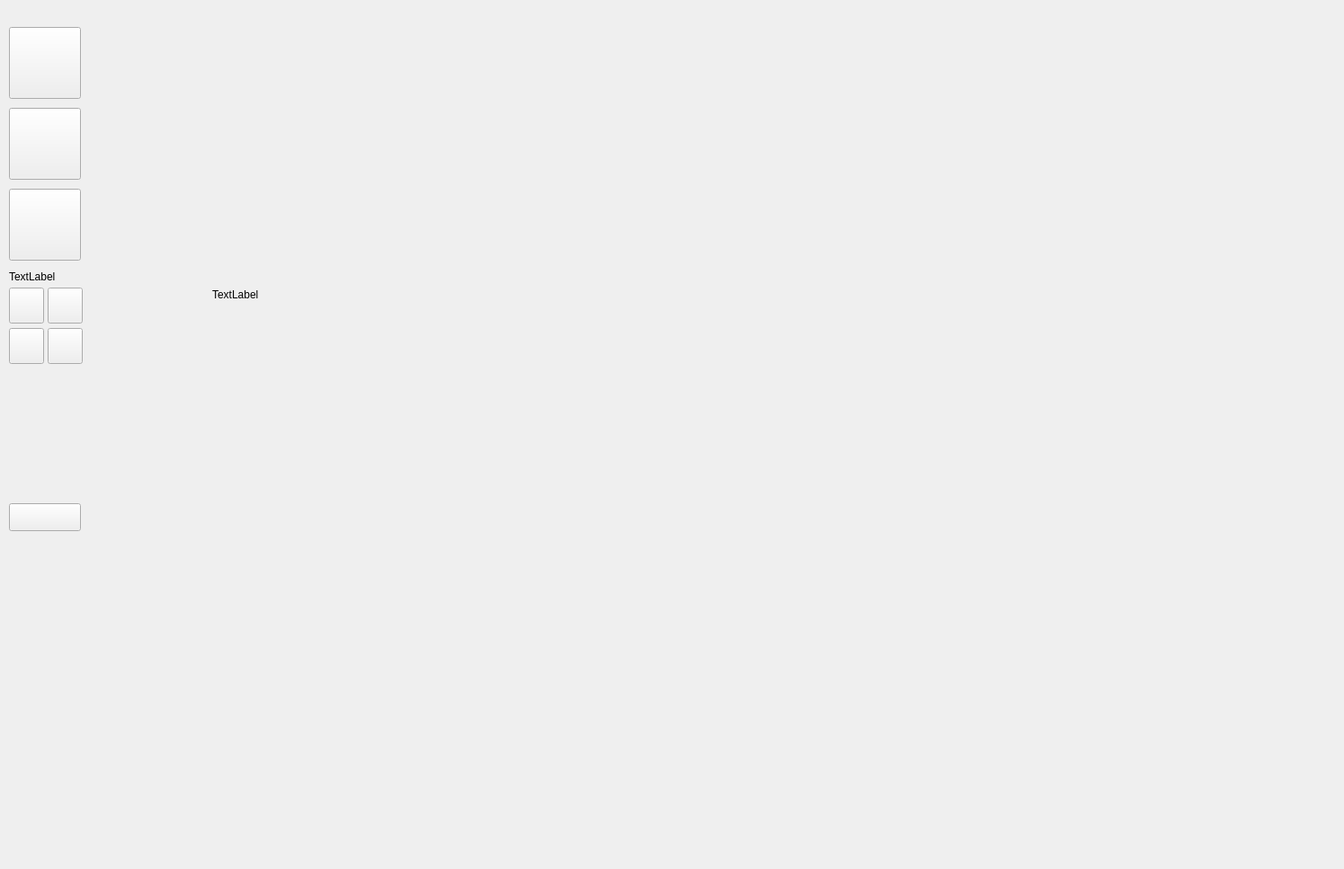
<?xml version="1.0" encoding="UTF-8"?>
<ui version="4.0">
 <class>MainWindow</class>
 <widget class="QMainWindow" name="MainWindow">
  <property name="geometry">
   <rect>
    <x>0</x>
    <y>0</y>
    <width>1495</width>
    <height>967</height>
   </rect>
  </property>
  <property name="sizePolicy">
   <sizepolicy hsizetype="Maximum" vsizetype="Maximum">
    <horstretch>0</horstretch>
    <verstretch>0</verstretch>
   </sizepolicy>
  </property>
  <property name="mouseTracking">
   <bool>false</bool>
  </property>
  <property name="windowTitle">
   <string>BlackPen</string>
  </property>
  <property name="windowIcon">
   <iconset>
    <normaloff>pen-solid.svg</normaloff>pen-solid.svg</iconset>
  </property>
  <property name="autoFillBackground">
   <bool>false</bool>
  </property>
  <property name="tabShape">
   <enum>QTabWidget::Triangular</enum>
  </property>
  <widget class="QWidget" name="centralwidget">
   <widget class="QLabel" name="imgur">
    <property name="geometry">
     <rect>
      <x>236</x>
      <y>122</y>
      <width>591</width>
      <height>411</height>
     </rect>
    </property>
    <property name="sizePolicy">
     <sizepolicy hsizetype="Maximum" vsizetype="Maximum">
      <horstretch>0</horstretch>
      <verstretch>0</verstretch>
     </sizepolicy>
    </property>
    <property name="text">
     <string>TextLabel</string>
    </property>
   </widget>
   <widget class="QPushButton" name="red">
    <property name="geometry">
     <rect>
      <x>10</x>
      <y>320</y>
      <width>39</width>
      <height>40</height>
     </rect>
    </property>
    <property name="styleSheet">
     <string notr="true">QPushButton{background-color:'red'}</string>
    </property>
    <property name="text">
     <string/>
    </property>
    <property name="autoDefault">
     <bool>false</bool>
    </property>
    <property name="flat">
     <bool>false</bool>
    </property>
   </widget>
   <widget class="QPushButton" name="green">
    <property name="geometry">
     <rect>
      <x>53</x>
      <y>365</y>
      <width>39</width>
      <height>40</height>
     </rect>
    </property>
    <property name="styleSheet">
     <string notr="true">QPushButton{background-color:'green'}</string>
    </property>
    <property name="text">
     <string/>
    </property>
    <property name="flat">
     <bool>false</bool>
    </property>
   </widget>
   <widget class="QPushButton" name="pen">
    <property name="geometry">
     <rect>
      <x>10</x>
      <y>30</y>
      <width>80</width>
      <height>80</height>
     </rect>
    </property>
    <property name="sizePolicy">
     <sizepolicy hsizetype="Preferred" vsizetype="Preferred">
      <horstretch>0</horstretch>
      <verstretch>0</verstretch>
     </sizepolicy>
    </property>
    <property name="styleSheet">
     <string notr="true"/>
    </property>
    <property name="text">
     <string/>
    </property>
    <property name="icon">
     <iconset>
      <normaloff>pen-solid.svg</normaloff>pen-solid.svg</iconset>
    </property>
    <property name="iconSize">
     <size>
      <width>32</width>
      <height>32</height>
     </size>
    </property>
   </widget>
   <widget class="QPushButton" name="blue">
    <property name="geometry">
     <rect>
      <x>53</x>
      <y>320</y>
      <width>39</width>
      <height>40</height>
     </rect>
    </property>
    <property name="styleSheet">
     <string notr="true">QPushButton{background-color:'blue'}</string>
    </property>
    <property name="text">
     <string/>
    </property>
    <property name="flat">
     <bool>false</bool>
    </property>
   </widget>
   <widget class="QPushButton" name="quit">
    <property name="geometry">
     <rect>
      <x>10</x>
      <y>560</y>
      <width>80</width>
      <height>31</height>
     </rect>
    </property>
    <property name="text">
     <string/>
    </property>
    <property name="icon">
     <iconset>
      <normaloff>circle-xmark-solid.svg</normaloff>circle-xmark-solid.svg</iconset>
    </property>
   </widget>
   <widget class="QLabel" name="label">
    <property name="geometry">
     <rect>
      <x>10</x>
      <y>300</y>
      <width>80</width>
      <height>16</height>
     </rect>
    </property>
    <property name="styleSheet">
     <string notr="true">QLabel{background-color:'black'}</string>
    </property>
    <property name="text">
     <string>TextLabel</string>
    </property>
   </widget>
   <widget class="QPushButton" name="black">
    <property name="geometry">
     <rect>
      <x>10</x>
      <y>365</y>
      <width>39</width>
      <height>40</height>
     </rect>
    </property>
    <property name="styleSheet">
     <string notr="true">QPushButton{background-color:'black'}</string>
    </property>
    <property name="text">
     <string/>
    </property>
    <property name="flat">
     <bool>false</bool>
    </property>
   </widget>
   <widget class="QPushButton" name="ss">
    <property name="geometry">
     <rect>
      <x>10</x>
      <y>210</y>
      <width>80</width>
      <height>80</height>
     </rect>
    </property>
    <property name="sizePolicy">
     <sizepolicy hsizetype="Preferred" vsizetype="Preferred">
      <horstretch>0</horstretch>
      <verstretch>0</verstretch>
     </sizepolicy>
    </property>
    <property name="text">
     <string/>
    </property>
    <property name="icon">
     <iconset>
      <normaloff>camera-solid.svg</normaloff>camera-solid.svg</iconset>
    </property>
    <property name="iconSize">
     <size>
      <width>32</width>
      <height>32</height>
     </size>
    </property>
   </widget>
   <widget class="QPushButton" name="eraser">
    <property name="geometry">
     <rect>
      <x>10</x>
      <y>120</y>
      <width>80</width>
      <height>80</height>
     </rect>
    </property>
    <property name="sizePolicy">
     <sizepolicy hsizetype="Preferred" vsizetype="Preferred">
      <horstretch>0</horstretch>
      <verstretch>0</verstretch>
     </sizepolicy>
    </property>
    <property name="text">
     <string/>
    </property>
    <property name="icon">
     <iconset>
      <normaloff>eraser-solid.svg</normaloff>eraser-solid.svg</iconset>
    </property>
    <property name="iconSize">
     <size>
      <width>32</width>
      <height>32</height>
     </size>
    </property>
   </widget>
  </widget>
 </widget>
 <resources/>
 <connections/>
</ui>
